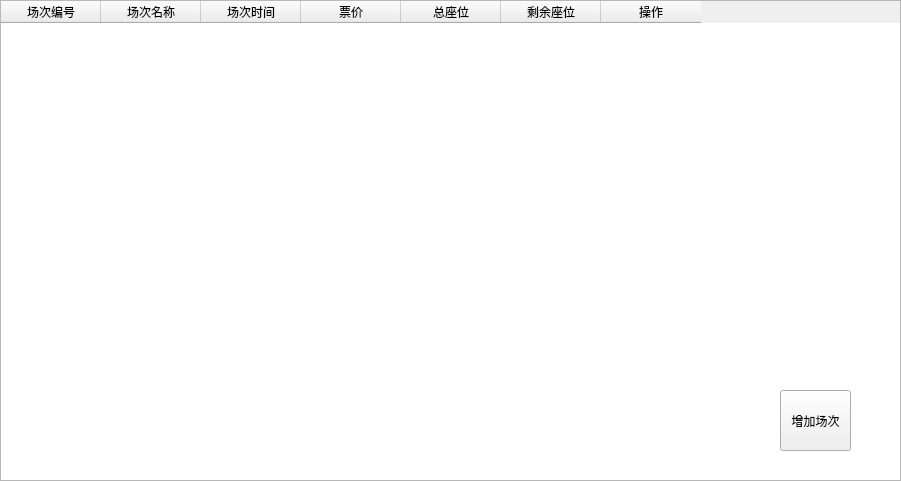
<?xml version="1.0" encoding="UTF-8"?>
<ui version="4.0">
 <class>ModifyList</class>
 <widget class="QWidget" name="ModifyList">
  <property name="geometry">
   <rect>
    <x>0</x>
    <y>0</y>
    <width>901</width>
    <height>481</height>
   </rect>
  </property>
  <property name="windowTitle">
   <string>ModifyList</string>
  </property>
  <widget class="QTableWidget" name="tableWidget">
   <property name="geometry">
    <rect>
     <x>0</x>
     <y>0</y>
     <width>901</width>
     <height>481</height>
    </rect>
   </property>
   <column>
    <property name="text">
     <string>场次编号</string>
    </property>
   </column>
   <column>
    <property name="text">
     <string>场次名称</string>
    </property>
   </column>
   <column>
    <property name="text">
     <string>场次时间</string>
    </property>
   </column>
   <column>
    <property name="text">
     <string>票价</string>
    </property>
   </column>
   <column>
    <property name="text">
     <string>总座位</string>
    </property>
   </column>
   <column>
    <property name="text">
     <string>剩余座位</string>
    </property>
   </column>
   <column>
    <property name="text">
     <string>操作</string>
    </property>
   </column>
  </widget>
  <widget class="QPushButton" name="pushButton">
   <property name="geometry">
    <rect>
     <x>780</x>
     <y>390</y>
     <width>71</width>
     <height>61</height>
    </rect>
   </property>
   <property name="text">
    <string>增加场次</string>
   </property>
  </widget>
 </widget>
 <layoutdefault spacing="6" margin="11"/>
 <resources/>
 <connections/>
</ui>
